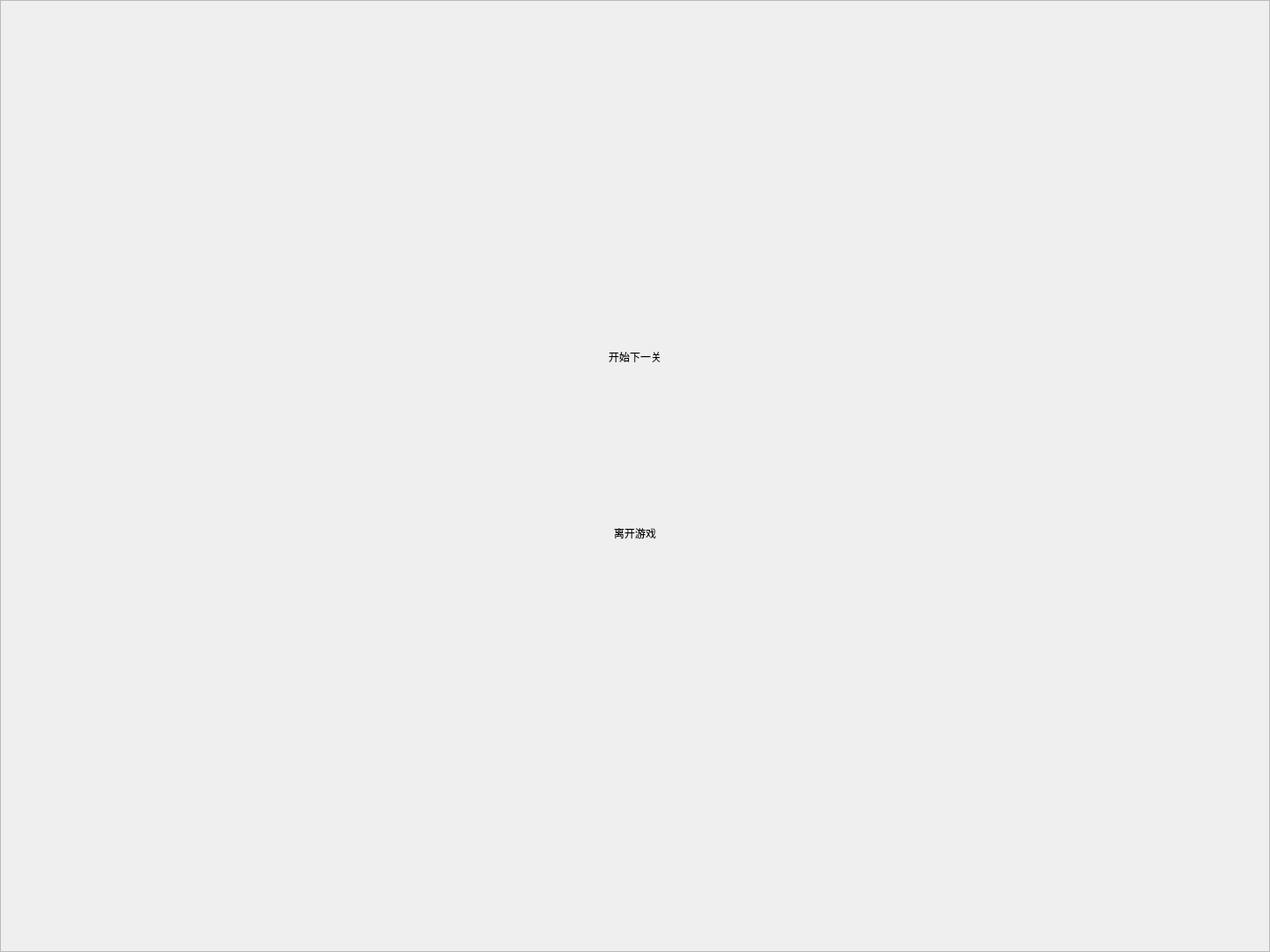
<?xml version="1.0" encoding="UTF-8"?>
<ui version="4.0">
 <class>MiddleDialog</class>
 <widget class="QDialog" name="MiddleDialog">
  <property name="geometry">
   <rect>
    <x>0</x>
    <y>0</y>
    <width>1440</width>
    <height>1080</height>
   </rect>
  </property>
  <property name="minimumSize">
   <size>
    <width>1440</width>
    <height>1080</height>
   </size>
  </property>
  <property name="maximumSize">
   <size>
    <width>1440</width>
    <height>1080</height>
   </size>
  </property>
  <property name="windowTitle">
   <string>Dialog</string>
  </property>
  <widget class="QFrame" name="frame">
   <property name="geometry">
    <rect>
     <x>0</x>
     <y>0</y>
     <width>1440</width>
     <height>1080</height>
    </rect>
   </property>
   <property name="minimumSize">
    <size>
     <width>1440</width>
     <height>1080</height>
    </size>
   </property>
   <property name="maximumSize">
    <size>
     <width>1440</width>
     <height>1080</height>
    </size>
   </property>
   <property name="styleSheet">
    <string notr="true">#frame{
border-image: url(:/new/prefix1/images/interface/middlescreen.jpg);
}</string>
   </property>
   <property name="frameShape">
    <enum>QFrame::StyledPanel</enum>
   </property>
   <property name="frameShadow">
    <enum>QFrame::Raised</enum>
   </property>
   <widget class="QPushButton" name="pushButton">
    <property name="geometry">
     <rect>
      <x>620</x>
      <y>360</y>
      <width>200</width>
      <height>90</height>
     </rect>
    </property>
    <property name="styleSheet">
     <string notr="true">font: 22pt &quot;华文中宋&quot;;</string>
    </property>
    <property name="text">
     <string>开始下一关</string>
    </property>
    <property name="flat">
     <bool>true</bool>
    </property>
   </widget>
   <widget class="QPushButton" name="pushButton_2">
    <property name="geometry">
     <rect>
      <x>620</x>
      <y>560</y>
      <width>200</width>
      <height>90</height>
     </rect>
    </property>
    <property name="styleSheet">
     <string notr="true">font: 22pt &quot;华文中宋&quot;;</string>
    </property>
    <property name="text">
     <string>离开游戏</string>
    </property>
    <property name="flat">
     <bool>true</bool>
    </property>
   </widget>
  </widget>
 </widget>
 <resources/>
 <connections/>
</ui>
